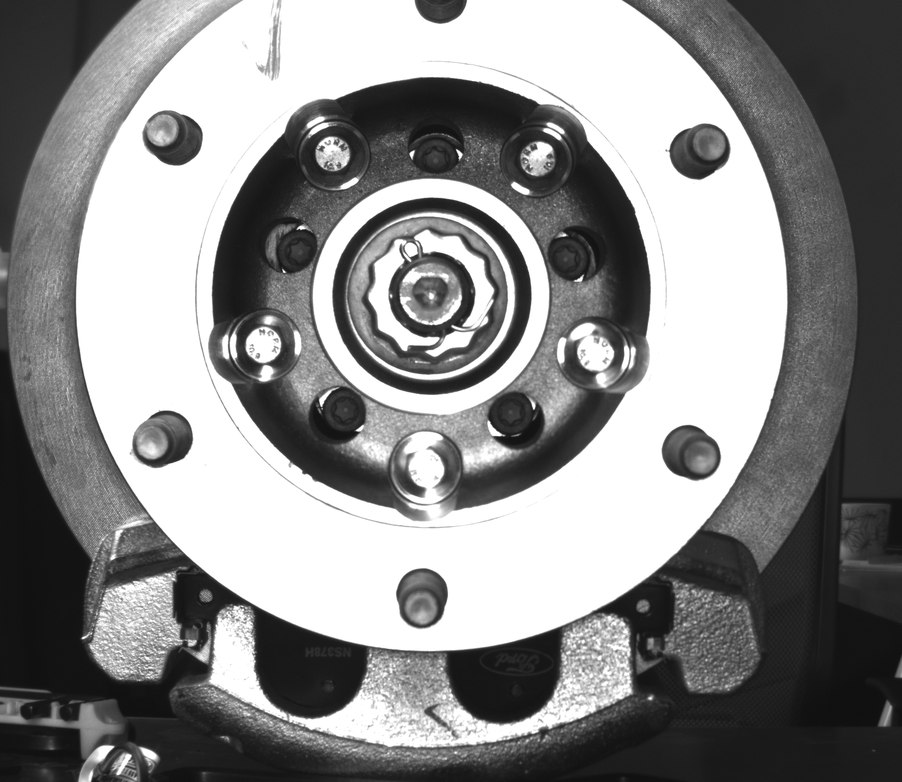
%> input picture MATLAB/Strain Analysis/ImageInvPolarTransform/sample2_crop.png, 902 x 782 px, shrunk from 1691 x 1467 before the run
$ octave --eval "result = getBoundaryImg(im2double(imread('../ImageInvPolarTransform/sample2_crop.png')));"   (GNU Octave 9; MATLAB toolbox functions it lacks are replaced by stand-ins)
%> lines starting %> are read from the running program, lines starting %| are printed output that depends on the picture
function img_bound = getBoundaryImg(img)

img_bound = img;
img = expandBorder(img);
%> in expandBorder, `img_new = padarray(img, [1, 1], false);`:
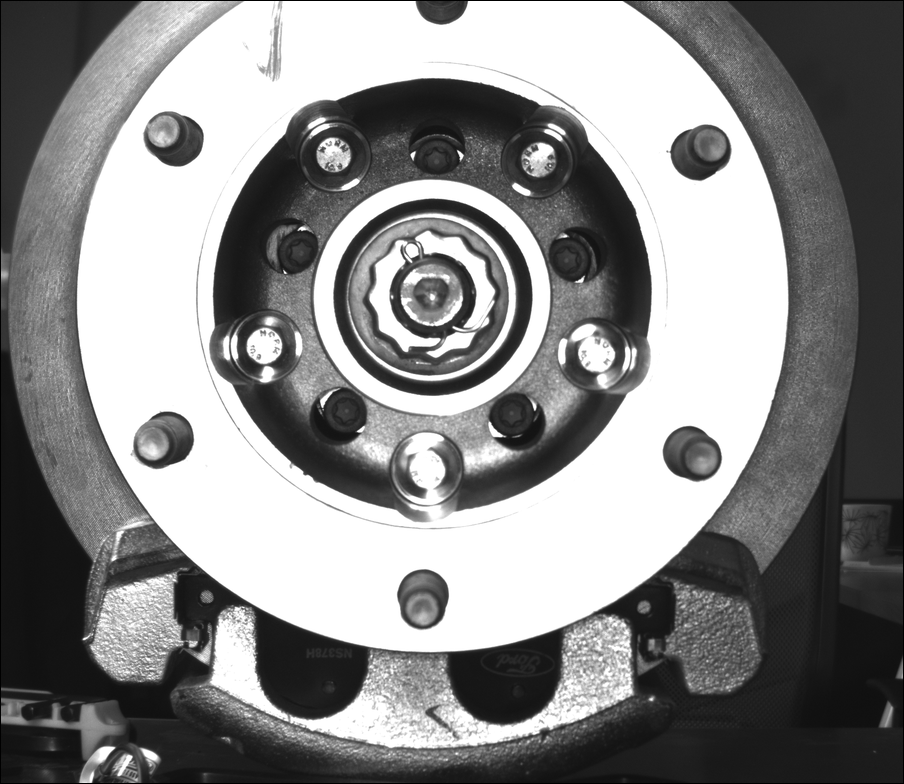
%> img_new: size 784x904x3 double; min 0, max 1, mean 0.536
img_ero = imerode(img, strel('square', 3));
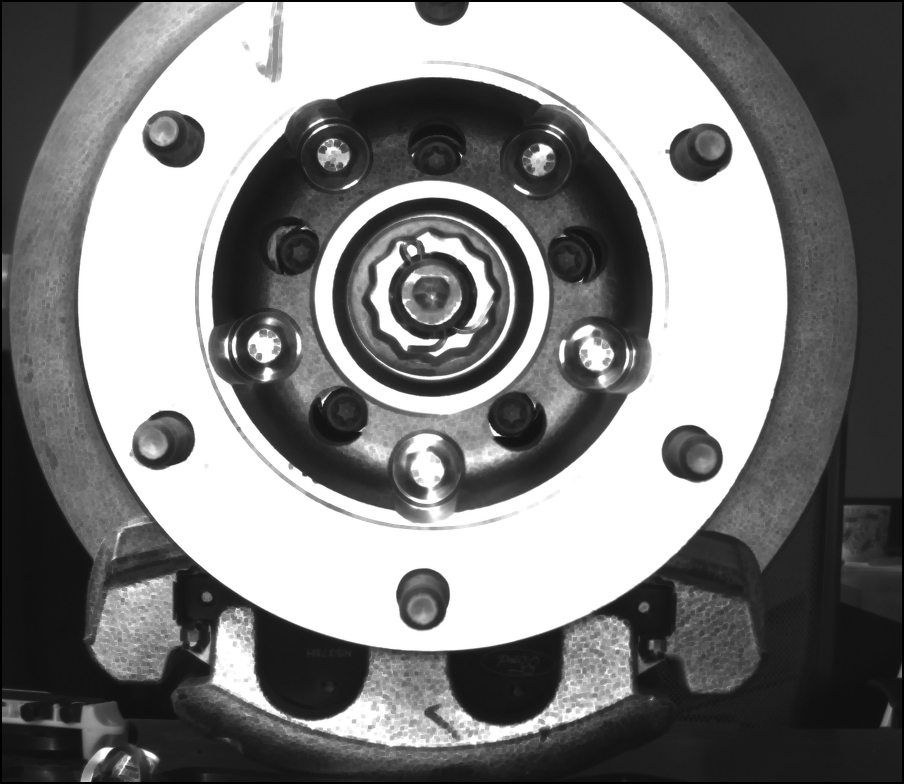
%> img_ero: size 784x904x3 double; min 0, max 1, mean 0.499
img_ero = deleteBorder(img_ero);
img_bound(img_ero) = false;
% [4 lines not run here, left out]
function img_new = expandBorder(img)

img_new = padarray(img, [1, 1], false);

end

%%
function img_new = deleteBorder(img)

[imgH, imgW] = size(img);
%> imgH = 784; imgW = 2712
img_new = img;
img_new = img_new(2 : imgH - 1, 2 : imgW - 1);
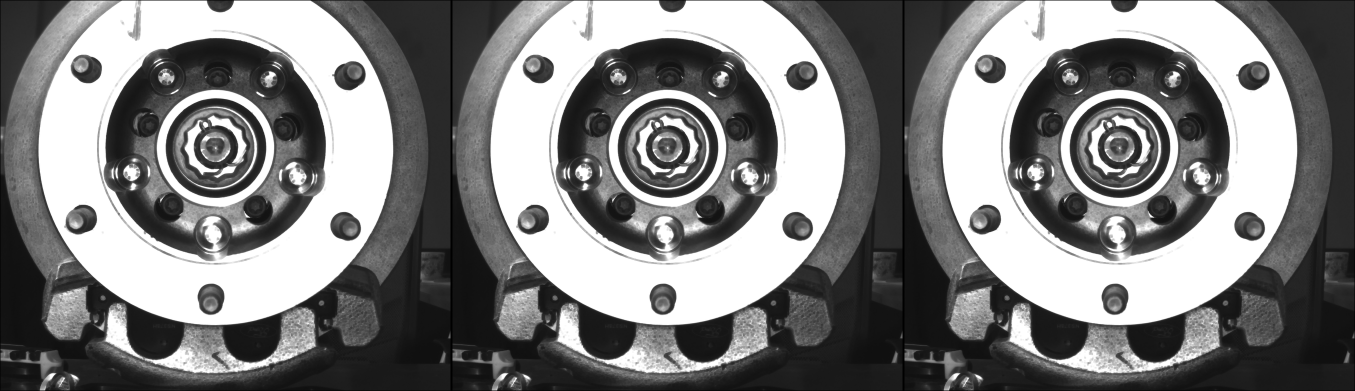
%> img_new: size 782x2710 double (shown at 1/2 size); min 0, max 1, mean 0.501
%> the run ends on the next line

end
